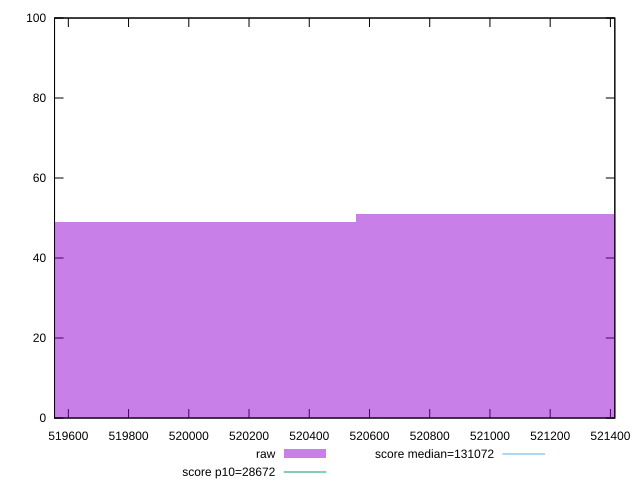

Write gnuplot code to recreate this figure.
reset

$raw <<EOF
519927.53877476935 49
521183.4023949983 51
EOF

set key outside below
set boxwidth 1255.8636202289115
set xrange [519554.15875461674:521414.67061506835]
set yrange [0:100]
set trange [0:100]
set style fill transparent solid 0.5 noborder

set parametric
set terminal svg size 640, 490 enhanced background rgb 'white'
set output "reprap/uses-long-cache-ttl/samples/pages+cached+noexternal+nomedia+nocss/raw/histogram.svg"

plot $raw title "raw" with boxes, \
     28672,t title "score p10=28672", \
     131072,t title "score median=131072"

reset
